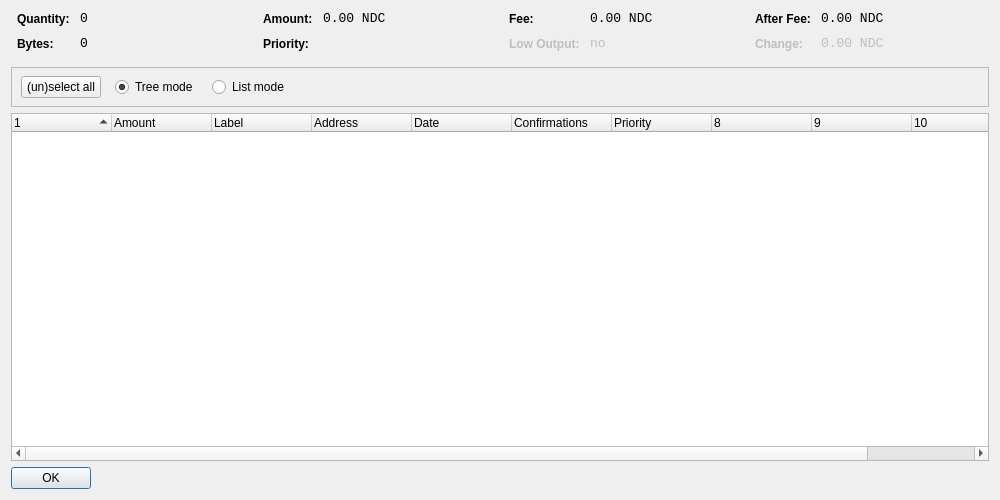
<?xml version="1.0" encoding="UTF-8"?>
<ui version="4.0">
 <class>CoinControlDialog</class>
 <widget class="QDialog" name="CoinControlDialog">
  <property name="geometry">
   <rect>
    <x>0</x>
    <y>0</y>
    <width>1000</width>
    <height>500</height>
   </rect>
  </property>
  <property name="windowTitle">
   <string>Coin Control</string>
  </property>
  <layout class="QVBoxLayout" name="verticalLayout">
   <item>
    <layout class="QHBoxLayout" name="horizontalLayoutTop" stretch="0,0,0,0">
     <property name="topMargin">
      <number>0</number>
     </property>
     <property name="bottomMargin">
      <number>10</number>
     </property>
     <item>
      <layout class="QFormLayout" name="formLayoutCoinControl1">
       <property name="horizontalSpacing">
        <number>10</number>
       </property>
       <property name="verticalSpacing">
        <number>10</number>
       </property>
       <property name="leftMargin">
        <number>6</number>
       </property>
       <property name="rightMargin">
        <number>6</number>
       </property>
       <item row="0" column="0">
        <widget class="QLabel" name="labelCoinControlQuantityText">
         <property name="styleSheet">
          <string notr="true">font-weight:bold;</string>
         </property>
         <property name="text">
          <string>Quantity:</string>
         </property>
        </widget>
       </item>
       <item row="0" column="1">
        <widget class="QLabel" name="labelCoinControlQuantity">
         <property name="font">
          <font>
           <family>Monospace</family>
           <pointsize>10</pointsize>
          </font>
         </property>
         <property name="cursor">
          <cursorShape>IBeamCursor</cursorShape>
         </property>
         <property name="contextMenuPolicy">
          <enum>Qt::ActionsContextMenu</enum>
         </property>
         <property name="text">
          <string notr="true">0</string>
         </property>
         <property name="textInteractionFlags">
          <set>Qt::LinksAccessibleByMouse|Qt::TextSelectableByKeyboard|Qt::TextSelectableByMouse</set>
         </property>
        </widget>
       </item>
       <item row="1" column="0">
        <widget class="QLabel" name="labelCoinControlBytesText">
         <property name="styleSheet">
          <string notr="true">font-weight:bold;</string>
         </property>
         <property name="text">
          <string>Bytes:</string>
         </property>
        </widget>
       </item>
       <item row="1" column="1">
        <widget class="QLabel" name="labelCoinControlBytes">
         <property name="font">
          <font>
           <family>Monospace</family>
           <pointsize>10</pointsize>
          </font>
         </property>
         <property name="cursor">
          <cursorShape>IBeamCursor</cursorShape>
         </property>
         <property name="contextMenuPolicy">
          <enum>Qt::ActionsContextMenu</enum>
         </property>
         <property name="text">
          <string notr="true">0</string>
         </property>
         <property name="textInteractionFlags">
          <set>Qt::LinksAccessibleByMouse|Qt::TextSelectableByKeyboard|Qt::TextSelectableByMouse</set>
         </property>
        </widget>
       </item>
      </layout>
     </item>
     <item>
      <layout class="QFormLayout" name="formLayoutCoinControl2">
       <property name="horizontalSpacing">
        <number>10</number>
       </property>
       <property name="verticalSpacing">
        <number>10</number>
       </property>
       <property name="leftMargin">
        <number>6</number>
       </property>
       <property name="rightMargin">
        <number>6</number>
       </property>
       <item row="0" column="0">
        <widget class="QLabel" name="labelCoinControlAmountText">
         <property name="styleSheet">
          <string notr="true">font-weight:bold;</string>
         </property>
         <property name="text">
          <string>Amount:</string>
         </property>
        </widget>
       </item>
       <item row="0" column="1">
        <widget class="QLabel" name="labelCoinControlAmount">
         <property name="font">
          <font>
           <family>Monospace</family>
           <pointsize>10</pointsize>
          </font>
         </property>
         <property name="cursor">
          <cursorShape>IBeamCursor</cursorShape>
         </property>
         <property name="contextMenuPolicy">
          <enum>Qt::ActionsContextMenu</enum>
         </property>
         <property name="text">
          <string notr="true">0.00 NDC</string>
         </property>
         <property name="textInteractionFlags">
          <set>Qt::LinksAccessibleByMouse|Qt::TextSelectableByKeyboard|Qt::TextSelectableByMouse</set>
         </property>
        </widget>
       </item>
       <item row="1" column="0">
        <widget class="QLabel" name="labelCoinControlPriorityText">
         <property name="styleSheet">
          <string notr="true">font-weight:bold;</string>
         </property>
         <property name="text">
          <string>Priority:</string>
         </property>
        </widget>
       </item>
       <item row="1" column="1">
        <widget class="QLabel" name="labelCoinControlPriority">
         <property name="font">
          <font>
           <family>Monospace</family>
           <pointsize>10</pointsize>
          </font>
         </property>
         <property name="cursor">
          <cursorShape>IBeamCursor</cursorShape>
         </property>
         <property name="contextMenuPolicy">
          <enum>Qt::ActionsContextMenu</enum>
         </property>
         <property name="text">
          <string/>
         </property>
         <property name="textInteractionFlags">
          <set>Qt::LinksAccessibleByMouse|Qt::TextSelectableByKeyboard|Qt::TextSelectableByMouse</set>
         </property>
        </widget>
       </item>
      </layout>
     </item>
     <item>
      <layout class="QFormLayout" name="formLayoutCoinControl3">
       <property name="horizontalSpacing">
        <number>10</number>
       </property>
       <property name="verticalSpacing">
        <number>10</number>
       </property>
       <property name="leftMargin">
        <number>6</number>
       </property>
       <property name="rightMargin">
        <number>6</number>
       </property>
       <item row="0" column="0">
        <widget class="QLabel" name="labelCoinControlFeeText">
         <property name="styleSheet">
          <string notr="true">font-weight:bold;</string>
         </property>
         <property name="text">
          <string>Fee:</string>
         </property>
        </widget>
       </item>
       <item row="0" column="1">
        <widget class="QLabel" name="labelCoinControlFee">
         <property name="font">
          <font>
           <family>Monospace</family>
           <pointsize>10</pointsize>
          </font>
         </property>
         <property name="cursor">
          <cursorShape>IBeamCursor</cursorShape>
         </property>
         <property name="contextMenuPolicy">
          <enum>Qt::ActionsContextMenu</enum>
         </property>
         <property name="text">
          <string notr="true">0.00 NDC</string>
         </property>
         <property name="textInteractionFlags">
          <set>Qt::LinksAccessibleByMouse|Qt::TextSelectableByKeyboard|Qt::TextSelectableByMouse</set>
         </property>
        </widget>
       </item>
       <item row="1" column="0">
        <widget class="QLabel" name="labelCoinControlLowOutputText">
         <property name="enabled">
          <bool>false</bool>
         </property>
         <property name="styleSheet">
          <string notr="true">font-weight:bold;</string>
         </property>
         <property name="text">
          <string>Low Output:</string>
         </property>
        </widget>
       </item>
       <item row="1" column="1">
        <widget class="QLabel" name="labelCoinControlLowOutput">
         <property name="enabled">
          <bool>false</bool>
         </property>
         <property name="font">
          <font>
           <family>Monospace</family>
           <pointsize>10</pointsize>
          </font>
         </property>
         <property name="cursor">
          <cursorShape>IBeamCursor</cursorShape>
         </property>
         <property name="contextMenuPolicy">
          <enum>Qt::ActionsContextMenu</enum>
         </property>
         <property name="text">
          <string notr="true">no</string>
         </property>
         <property name="textInteractionFlags">
          <set>Qt::LinksAccessibleByMouse|Qt::TextSelectableByKeyboard|Qt::TextSelectableByMouse</set>
         </property>
        </widget>
       </item>
      </layout>
     </item>
     <item>
      <layout class="QFormLayout" name="formLayoutCoinControl4">
       <property name="horizontalSpacing">
        <number>10</number>
       </property>
       <property name="verticalSpacing">
        <number>10</number>
       </property>
       <property name="leftMargin">
        <number>6</number>
       </property>
       <property name="rightMargin">
        <number>6</number>
       </property>
       <item row="0" column="0">
        <widget class="QLabel" name="labelCoinControlAfterFeeText">
         <property name="styleSheet">
          <string notr="true">font-weight:bold;</string>
         </property>
         <property name="text">
          <string>After Fee:</string>
         </property>
        </widget>
       </item>
       <item row="0" column="1">
        <widget class="QLabel" name="labelCoinControlAfterFee">
         <property name="font">
          <font>
           <family>Monospace</family>
           <pointsize>10</pointsize>
          </font>
         </property>
         <property name="cursor">
          <cursorShape>IBeamCursor</cursorShape>
         </property>
         <property name="contextMenuPolicy">
          <enum>Qt::ActionsContextMenu</enum>
         </property>
         <property name="text">
          <string notr="true">0.00 NDC</string>
         </property>
         <property name="textInteractionFlags">
          <set>Qt::LinksAccessibleByMouse|Qt::TextSelectableByKeyboard|Qt::TextSelectableByMouse</set>
         </property>
        </widget>
       </item>
       <item row="1" column="0">
        <widget class="QLabel" name="labelCoinControlChangeText">
         <property name="enabled">
          <bool>false</bool>
         </property>
         <property name="styleSheet">
          <string notr="true">font-weight:bold;</string>
         </property>
         <property name="text">
          <string>Change:</string>
         </property>
        </widget>
       </item>
       <item row="1" column="1">
        <widget class="QLabel" name="labelCoinControlChange">
         <property name="enabled">
          <bool>false</bool>
         </property>
         <property name="font">
          <font>
           <family>Monospace</family>
           <pointsize>10</pointsize>
          </font>
         </property>
         <property name="cursor">
          <cursorShape>IBeamCursor</cursorShape>
         </property>
         <property name="contextMenuPolicy">
          <enum>Qt::ActionsContextMenu</enum>
         </property>
         <property name="text">
          <string notr="true">0.00 NDC</string>
         </property>
         <property name="textInteractionFlags">
          <set>Qt::LinksAccessibleByMouse|Qt::TextSelectableByKeyboard|Qt::TextSelectableByMouse</set>
         </property>
        </widget>
       </item>
      </layout>
     </item>
    </layout>
   </item>
   <item>
    <widget class="QFrame" name="frame">
     <property name="minimumSize">
      <size>
       <width>0</width>
       <height>40</height>
      </size>
     </property>
     <property name="frameShape">
      <enum>QFrame::StyledPanel</enum>
     </property>
     <property name="frameShadow">
      <enum>QFrame::Sunken</enum>
     </property>
     <widget class="QWidget" name="horizontalLayoutWidget">
      <property name="geometry">
       <rect>
        <x>10</x>
        <y>0</y>
        <width>781</width>
        <height>41</height>
       </rect>
      </property>
      <layout class="QHBoxLayout" name="horizontalLayoutPanel" stretch="0,0,0,0,0">
       <property name="spacing">
        <number>14</number>
       </property>
       <item>
        <widget class="QPushButton" name="pushButtonSelectAll">
         <property name="sizePolicy">
          <sizepolicy hsizetype="Maximum" vsizetype="Fixed">
           <horstretch>0</horstretch>
           <verstretch>0</verstretch>
          </sizepolicy>
         </property>
         <property name="text">
          <string>(un)select all</string>
         </property>
        </widget>
       </item>
       <item>
        <widget class="QRadioButton" name="radioTreeMode">
         <property name="sizePolicy">
          <sizepolicy hsizetype="Maximum" vsizetype="Fixed">
           <horstretch>0</horstretch>
           <verstretch>0</verstretch>
          </sizepolicy>
         </property>
         <property name="text">
          <string>Tree mode</string>
         </property>
         <property name="checked">
          <bool>true</bool>
         </property>
        </widget>
       </item>
       <item>
        <widget class="QRadioButton" name="radioListMode">
         <property name="sizePolicy">
          <sizepolicy hsizetype="Maximum" vsizetype="Fixed">
           <horstretch>0</horstretch>
           <verstretch>0</verstretch>
          </sizepolicy>
         </property>
         <property name="text">
          <string>List mode</string>
         </property>
        </widget>
       </item>
       <item>
        <spacer name="horizontalSpacer">
         <property name="orientation">
          <enum>Qt::Horizontal</enum>
         </property>
         <property name="sizeHint" stdset="0">
          <size>
           <width>40</width>
           <height>20</height>
          </size>
         </property>
        </spacer>
       </item>
      </layout>
     </widget>
    </widget>
   </item>
   <item>
    <widget class="CoinControlTreeWidget" name="treeWidget">
     <property name="contextMenuPolicy">
      <enum>Qt::CustomContextMenu</enum>
     </property>
     <property name="sortingEnabled">
      <bool>false</bool>
     </property>
     <property name="columnCount">
      <number>11</number>
     </property>
     <attribute name="headerShowSortIndicator" stdset="0">
      <bool>true</bool>
     </attribute>
     <attribute name="headerStretchLastSection">
      <bool>false</bool>
     </attribute>
     <column>
      <property name="text">
       <string/>
      </property>
     </column>
     <column>
      <property name="text">
       <string>Amount</string>
      </property>
     </column>
     <column>
      <property name="text">
       <string>Label</string>
      </property>
     </column>
     <column>
      <property name="text">
       <string>Address</string>
      </property>
     </column>
     <column>
      <property name="text">
       <string>Date</string>
      </property>
     </column>
     <column>
      <property name="text">
       <string>Confirmations</string>
      </property>
      <property name="toolTip">
       <string>Confirmed</string>
      </property>
     </column>
     <column>
      <property name="text">
       <string>Priority</string>
      </property>
     </column>
     <column>
      <property name="text">
       <string/>
      </property>
     </column>
     <column>
      <property name="text">
       <string/>
      </property>
     </column>
     <column>
      <property name="text">
       <string/>
      </property>
     </column>
     <column>
      <property name="text">
       <string/>
      </property>
     </column>
    </widget>
   </item>
   <item>
    <widget class="QDialogButtonBox" name="buttonBox">
     <property name="sizePolicy">
      <sizepolicy hsizetype="Maximum" vsizetype="Fixed">
       <horstretch>0</horstretch>
       <verstretch>0</verstretch>
      </sizepolicy>
     </property>
     <property name="orientation">
      <enum>Qt::Horizontal</enum>
     </property>
     <property name="standardButtons">
      <set>QDialogButtonBox::Ok</set>
     </property>
    </widget>
   </item>
  </layout>
 </widget>
 <customwidgets>
  <customwidget>
   <class>CoinControlTreeWidget</class>
   <extends>QTreeWidget</extends>
   <header>coincontroltreewidget.h</header>
  </customwidget>
 </customwidgets>
 <resources/>
 <connections/>
</ui>
